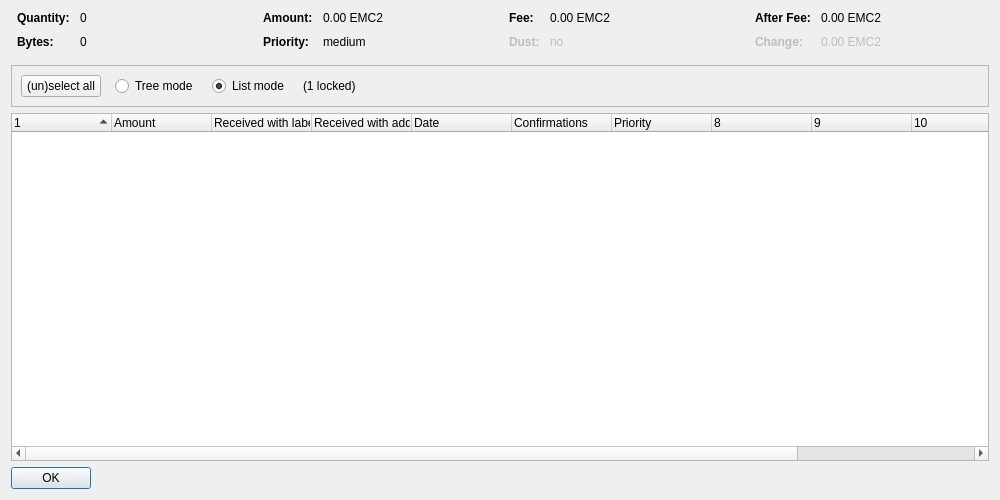
<?xml version="1.0" encoding="UTF-8"?>
<ui version="4.0">
 <class>CoinControlDialog</class>
 <widget class="QDialog" name="CoinControlDialog">
  <property name="geometry">
   <rect>
    <x>0</x>
    <y>0</y>
    <width>1000</width>
    <height>500</height>
   </rect>
  </property>
  <property name="windowTitle">
   <string>Coin Selection</string>
  </property>
  <layout class="QVBoxLayout" name="verticalLayout">
   <item>
    <layout class="QHBoxLayout" name="horizontalLayoutTop" stretch="0,0,0,0">
     <property name="topMargin">
      <number>0</number>
     </property>
     <property name="bottomMargin">
      <number>10</number>
     </property>
     <item>
      <layout class="QFormLayout" name="formLayoutCoinControl1">
       <property name="horizontalSpacing">
        <number>10</number>
       </property>
       <property name="verticalSpacing">
        <number>10</number>
       </property>
       <property name="leftMargin">
        <number>6</number>
       </property>
       <property name="rightMargin">
        <number>6</number>
       </property>
       <item row="0" column="0">
        <widget class="QLabel" name="labelCoinControlQuantityText">
         <property name="font">
          <font>
           <weight>75</weight>
           <bold>true</bold>
          </font>
         </property>
         <property name="text">
          <string>Quantity:</string>
         </property>
        </widget>
       </item>
       <item row="0" column="1">
        <widget class="QLabel" name="labelCoinControlQuantity">
         <property name="cursor">
          <cursorShape>IBeamCursor</cursorShape>
         </property>
         <property name="contextMenuPolicy">
          <enum>Qt::ActionsContextMenu</enum>
         </property>
         <property name="text">
          <string notr="true">0</string>
         </property>
         <property name="textInteractionFlags">
          <set>Qt::LinksAccessibleByMouse|Qt::TextSelectableByKeyboard|Qt::TextSelectableByMouse</set>
         </property>
        </widget>
       </item>
       <item row="1" column="0">
        <widget class="QLabel" name="labelCoinControlBytesText">
         <property name="font">
          <font>
           <weight>75</weight>
           <bold>true</bold>
          </font>
         </property>
         <property name="text">
          <string>Bytes:</string>
         </property>
        </widget>
       </item>
       <item row="1" column="1">
        <widget class="QLabel" name="labelCoinControlBytes">
         <property name="cursor">
          <cursorShape>IBeamCursor</cursorShape>
         </property>
         <property name="contextMenuPolicy">
          <enum>Qt::ActionsContextMenu</enum>
         </property>
         <property name="text">
          <string notr="true">0</string>
         </property>
         <property name="textInteractionFlags">
          <set>Qt::LinksAccessibleByMouse|Qt::TextSelectableByKeyboard|Qt::TextSelectableByMouse</set>
         </property>
        </widget>
       </item>
      </layout>
     </item>
     <item>
      <layout class="QFormLayout" name="formLayoutCoinControl2">
       <property name="horizontalSpacing">
        <number>10</number>
       </property>
       <property name="verticalSpacing">
        <number>10</number>
       </property>
       <property name="leftMargin">
        <number>6</number>
       </property>
       <property name="rightMargin">
        <number>6</number>
       </property>
       <item row="0" column="0">
        <widget class="QLabel" name="labelCoinControlAmountText">
         <property name="font">
          <font>
           <weight>75</weight>
           <bold>true</bold>
          </font>
         </property>
         <property name="text">
          <string>Amount:</string>
         </property>
        </widget>
       </item>
       <item row="0" column="1">
        <widget class="QLabel" name="labelCoinControlAmount">
         <property name="cursor">
          <cursorShape>IBeamCursor</cursorShape>
         </property>
         <property name="contextMenuPolicy">
          <enum>Qt::ActionsContextMenu</enum>
         </property>
         <property name="text">
          <string notr="true">0.00 EMC2</string>
         </property>
         <property name="textInteractionFlags">
          <set>Qt::LinksAccessibleByMouse|Qt::TextSelectableByKeyboard|Qt::TextSelectableByMouse</set>
         </property>
        </widget>
       </item>
       <item row="1" column="0">
        <widget class="QLabel" name="labelCoinControlPriorityText">
         <property name="font">
          <font>
           <weight>75</weight>
           <bold>true</bold>
          </font>
         </property>
         <property name="text">
          <string>Priority:</string>
         </property>
        </widget>
       </item>
       <item row="1" column="1">
        <widget class="QLabel" name="labelCoinControlPriority">
         <property name="cursor">
          <cursorShape>IBeamCursor</cursorShape>
         </property>
         <property name="contextMenuPolicy">
          <enum>Qt::ActionsContextMenu</enum>
         </property>
         <property name="text">
          <string notr="true">medium</string>
         </property>
         <property name="textInteractionFlags">
          <set>Qt::LinksAccessibleByMouse|Qt::TextSelectableByKeyboard|Qt::TextSelectableByMouse</set>
         </property>
        </widget>
       </item>
      </layout>
     </item>
     <item>
      <layout class="QFormLayout" name="formLayoutCoinControl3">
       <property name="horizontalSpacing">
        <number>10</number>
       </property>
       <property name="verticalSpacing">
        <number>10</number>
       </property>
       <property name="leftMargin">
        <number>6</number>
       </property>
       <property name="rightMargin">
        <number>6</number>
       </property>
       <item row="0" column="0">
        <widget class="QLabel" name="labelCoinControlFeeText">
         <property name="font">
          <font>
           <weight>75</weight>
           <bold>true</bold>
          </font>
         </property>
         <property name="text">
          <string>Fee:</string>
         </property>
        </widget>
       </item>
       <item row="0" column="1">
        <widget class="QLabel" name="labelCoinControlFee">
         <property name="cursor">
          <cursorShape>IBeamCursor</cursorShape>
         </property>
         <property name="contextMenuPolicy">
          <enum>Qt::ActionsContextMenu</enum>
         </property>
         <property name="text">
          <string notr="true">0.00 EMC2</string>
         </property>
         <property name="textInteractionFlags">
          <set>Qt::LinksAccessibleByMouse|Qt::TextSelectableByKeyboard|Qt::TextSelectableByMouse</set>
         </property>
        </widget>
       </item>
       <item row="1" column="0">
        <widget class="QLabel" name="labelCoinControlLowOutputText">
         <property name="enabled">
          <bool>false</bool>
         </property>
         <property name="font">
          <font>
           <weight>75</weight>
           <bold>true</bold>
          </font>
         </property>
         <property name="text">
          <string>Dust:</string>
         </property>
        </widget>
       </item>
       <item row="1" column="1">
        <widget class="QLabel" name="labelCoinControlLowOutput">
         <property name="enabled">
          <bool>false</bool>
         </property>
         <property name="cursor">
          <cursorShape>IBeamCursor</cursorShape>
         </property>
         <property name="contextMenuPolicy">
          <enum>Qt::ActionsContextMenu</enum>
         </property>
         <property name="text">
          <string notr="true">no</string>
         </property>
         <property name="textInteractionFlags">
          <set>Qt::LinksAccessibleByMouse|Qt::TextSelectableByKeyboard|Qt::TextSelectableByMouse</set>
         </property>
        </widget>
       </item>
      </layout>
     </item>
     <item>
      <layout class="QFormLayout" name="formLayoutCoinControl4">
       <property name="horizontalSpacing">
        <number>10</number>
       </property>
       <property name="verticalSpacing">
        <number>10</number>
       </property>
       <property name="leftMargin">
        <number>6</number>
       </property>
       <property name="rightMargin">
        <number>6</number>
       </property>
       <item row="0" column="0">
        <widget class="QLabel" name="labelCoinControlAfterFeeText">
         <property name="font">
          <font>
           <weight>75</weight>
           <bold>true</bold>
          </font>
         </property>
         <property name="text">
          <string>After Fee:</string>
         </property>
        </widget>
       </item>
       <item row="0" column="1">
        <widget class="QLabel" name="labelCoinControlAfterFee">
         <property name="cursor">
          <cursorShape>IBeamCursor</cursorShape>
         </property>
         <property name="contextMenuPolicy">
          <enum>Qt::ActionsContextMenu</enum>
         </property>
         <property name="text">
          <string notr="true">0.00 EMC2</string>
         </property>
         <property name="textInteractionFlags">
          <set>Qt::LinksAccessibleByMouse|Qt::TextSelectableByKeyboard|Qt::TextSelectableByMouse</set>
         </property>
        </widget>
       </item>
       <item row="1" column="0">
        <widget class="QLabel" name="labelCoinControlChangeText">
         <property name="enabled">
          <bool>false</bool>
         </property>
         <property name="font">
          <font>
           <weight>75</weight>
           <bold>true</bold>
          </font>
         </property>
         <property name="text">
          <string>Change:</string>
         </property>
        </widget>
       </item>
       <item row="1" column="1">
        <widget class="QLabel" name="labelCoinControlChange">
         <property name="enabled">
          <bool>false</bool>
         </property>
         <property name="cursor">
          <cursorShape>IBeamCursor</cursorShape>
         </property>
         <property name="contextMenuPolicy">
          <enum>Qt::ActionsContextMenu</enum>
         </property>
         <property name="text">
          <string notr="true">0.00 EMC2</string>
         </property>
         <property name="textInteractionFlags">
          <set>Qt::LinksAccessibleByMouse|Qt::TextSelectableByKeyboard|Qt::TextSelectableByMouse</set>
         </property>
        </widget>
       </item>
      </layout>
     </item>
    </layout>
   </item>
   <item>
    <widget class="QFrame" name="frame">
     <property name="minimumSize">
      <size>
       <width>0</width>
       <height>40</height>
      </size>
     </property>
     <property name="frameShape">
      <enum>QFrame::StyledPanel</enum>
     </property>
     <property name="frameShadow">
      <enum>QFrame::Sunken</enum>
     </property>
     <layout class="QHBoxLayout" name="horizontalLayout">
      <item>
       <layout class="QHBoxLayout" name="horizontalLayoutPanel" stretch="0,0,0,0,0">
        <property name="spacing">
         <number>14</number>
        </property>
        <item>
         <widget class="QPushButton" name="pushButtonSelectAll">
          <property name="sizePolicy">
           <sizepolicy hsizetype="Maximum" vsizetype="Fixed">
            <horstretch>0</horstretch>
            <verstretch>0</verstretch>
           </sizepolicy>
          </property>
          <property name="text">
           <string>(un)select all</string>
          </property>
          <property name="autoDefault">
           <bool>false</bool>
          </property>
         </widget>
        </item>
        <item>
         <widget class="QRadioButton" name="radioTreeMode">
          <property name="sizePolicy">
           <sizepolicy hsizetype="Maximum" vsizetype="Fixed">
            <horstretch>0</horstretch>
            <verstretch>0</verstretch>
           </sizepolicy>
          </property>
          <property name="text">
           <string>Tree mode</string>
          </property>
         </widget>
        </item>
        <item>
         <widget class="QRadioButton" name="radioListMode">
          <property name="sizePolicy">
           <sizepolicy hsizetype="Maximum" vsizetype="Fixed">
            <horstretch>0</horstretch>
            <verstretch>0</verstretch>
           </sizepolicy>
          </property>
          <property name="text">
           <string>List mode</string>
          </property>
          <property name="checked">
           <bool>true</bool>
          </property>
         </widget>
        </item>
        <item>
         <widget class="QLabel" name="labelLocked">
          <property name="text">
           <string notr="true">(1 locked)</string>
          </property>
         </widget>
        </item>
        <item>
         <spacer name="horizontalSpacer">
          <property name="orientation">
           <enum>Qt::Horizontal</enum>
          </property>
          <property name="sizeHint" stdset="0">
           <size>
            <width>40</width>
            <height>20</height>
           </size>
          </property>
         </spacer>
        </item>
       </layout>
      </item>
     </layout>
    </widget>
   </item>
   <item>
    <widget class="CoinControlTreeWidget" name="treeWidget">
     <property name="contextMenuPolicy">
      <enum>Qt::CustomContextMenu</enum>
     </property>
     <property name="sortingEnabled">
      <bool>false</bool>
     </property>
     <property name="columnCount">
      <number>12</number>
     </property>
     <attribute name="headerShowSortIndicator" stdset="0">
      <bool>true</bool>
     </attribute>
     <attribute name="headerStretchLastSection">
      <bool>false</bool>
     </attribute>
     <column>
      <property name="text">
       <string/>
      </property>
     </column>
     <column>
      <property name="text">
       <string>Amount</string>
      </property>
     </column>
     <column>
      <property name="text">
       <string>Received with label</string>
      </property>
     </column>
     <column>
      <property name="text">
       <string>Received with address</string>
      </property>
     </column>
     <column>
      <property name="text">
       <string>Date</string>
      </property>
     </column>
     <column>
      <property name="text">
       <string>Confirmations</string>
      </property>
      <property name="toolTip">
       <string>Confirmed</string>
      </property>
     </column>
     <column>
      <property name="text">
       <string>Priority</string>
      </property>
     </column>
     <column>
      <property name="text">
       <string/>
      </property>
     </column>
     <column>
      <property name="text">
       <string/>
      </property>
     </column>
     <column>
      <property name="text">
       <string/>
      </property>
     </column>
     <column>
      <property name="text">
       <string/>
      </property>
     </column>
     <column>
      <property name="text">
       <string/>
      </property>
     </column>
    </widget>
   </item>
   <item>
    <widget class="QDialogButtonBox" name="buttonBox">
     <property name="sizePolicy">
      <sizepolicy hsizetype="Maximum" vsizetype="Fixed">
       <horstretch>0</horstretch>
       <verstretch>0</verstretch>
      </sizepolicy>
     </property>
     <property name="orientation">
      <enum>Qt::Horizontal</enum>
     </property>
     <property name="standardButtons">
      <set>QDialogButtonBox::Ok</set>
     </property>
    </widget>
   </item>
  </layout>
 </widget>
 <customwidgets>
  <customwidget>
   <class>CoinControlTreeWidget</class>
   <extends>QTreeWidget</extends>
   <header>coincontroltreewidget.h</header>
  </customwidget>
 </customwidgets>
 <resources/>
 <connections/>
</ui>
